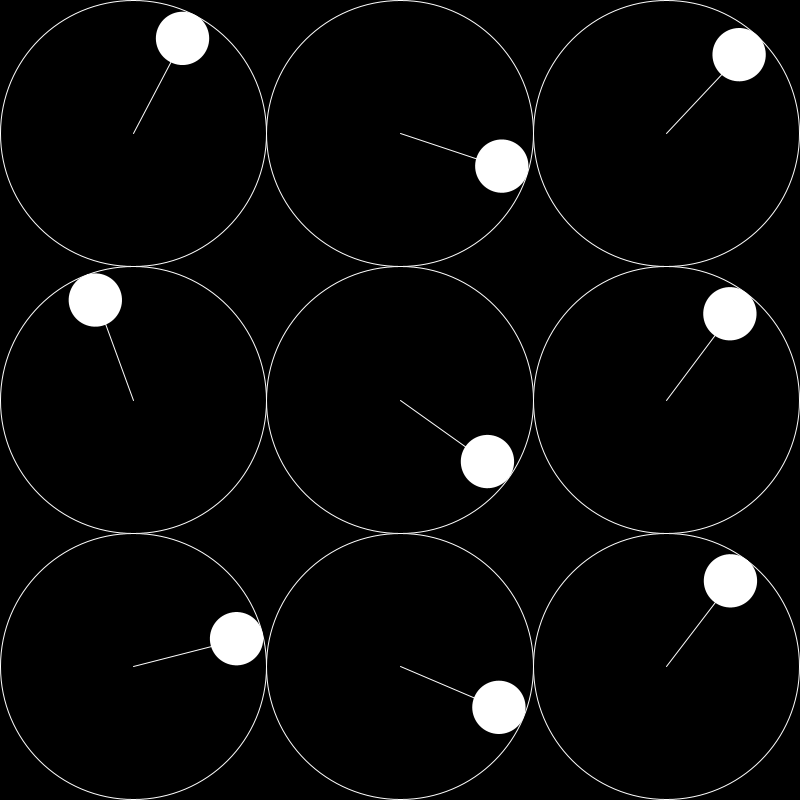
Frame 1 (no input)
Frame 60 (the mouse pressed at the canvas centre just before this capture): identical to frame 1, image omitted
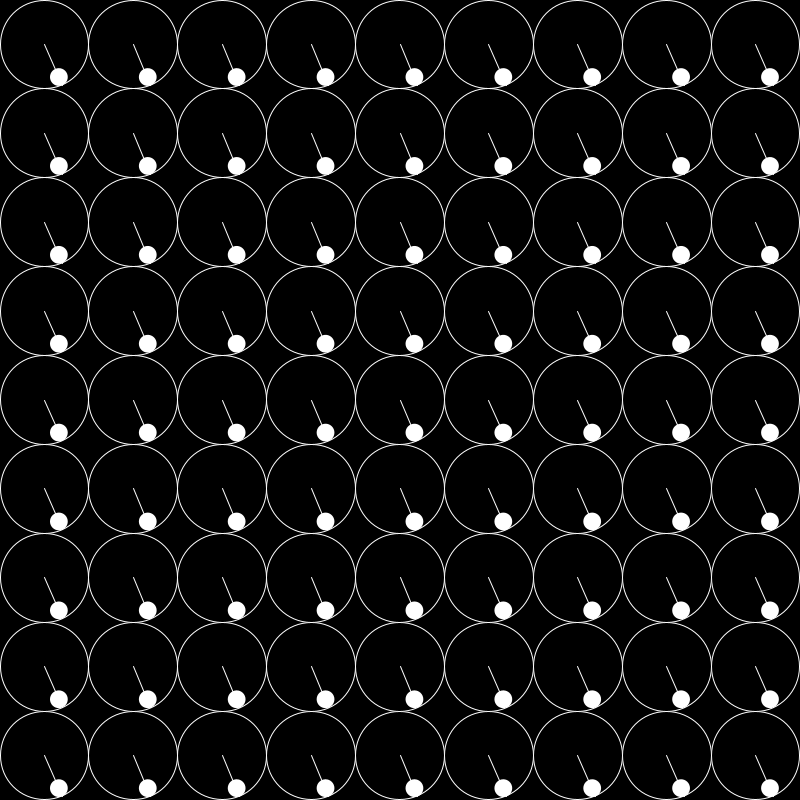
Frame 120 (the mouse held since frame 60 and released just before this capture)

The Processing sketch that drew these frames (run headless with seeded random() and noise(); from frame 60 on, the mouse is pressed at the canvas centre):

// Processing sketch: forAndRandomness
// ── forAndRandomness.pde
int tileNum;
int randomSeed = 0;
float noiseMult = 0.001;


void setup() {
  size(800, 800);
}


void draw() {
  noiseSeed(randomSeed);
  randomSeed(1);
  background(0);
  tileNum  = int(map (mouseX, 0, width, 3, 15+1));
  noiseMult = pow(200, map(mouseY, 0, height, -1, -5));
  float tileSize = width / float(tileNum);
  
  for (int row = 0; row < tileNum; row++) {
    for (int col = 0; col < tileNum; col++) {
      float rectY = tileSize * row;
      float rectX = tileSize * col;
      float centerX = rectX + tileSize * 0.5;
      float centerY = rectY + tileSize * 0.5;
      float noiseVal = noise(centerX * noiseMult, centerY * noiseMult);

      fill(0);
      stroke(255);
      strokeWeight(1);
      circle(centerX, centerY, tileSize);

      pushMatrix();
      translate(centerX, centerY);
      rotate(radians(-180 + 360 * noiseVal));
      line(0, 0, tileSize * 0.5, 0);
      noStroke();
      fill(255);
      circle(tileSize * 0.001 + tileSize * 0.4, tileSize * 0.001 - tileSize * 0.005, tileSize * 0.2);
      popMatrix();
      
    }
  }
}
